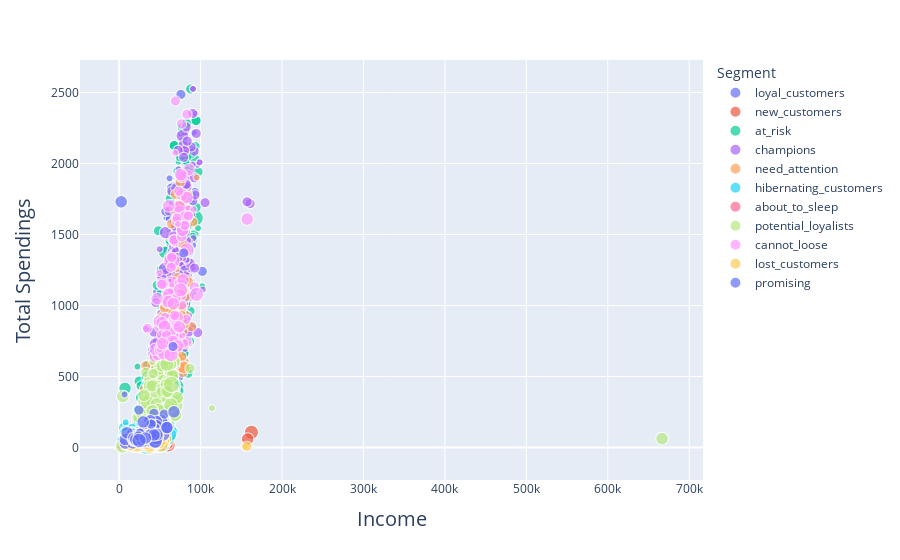

The code cell stored with this chart in its notebook:
### Code cell
fig = px.scatter(df, 
                 x='Income', 
                 y='Monetary', 
                 color='Segment', 
                 size='Family_Size', 
                 size_max=16)

fig.update_layout(
    xaxis_title='Income',
    yaxis_title='Total Spendings',
    xaxis=dict(title=dict(text='Income', font=dict(size=20))),
    yaxis=dict(title=dict(text='Total Spendings', font=dict(size=20)))
)

fig.show()

### Figure 1 — Plotly figure (JSON) as saved in the notebook; plotly's stock layout.template omitted (floating-point values rounded to 4 significant figures; data arrays with more than 128 entries replaced by an {"elided": "..."} marker saying what was removed)
{"data": [{"hovertemplate": "Segment=loyal_customers<br>Income=%{x}<br>Monetary=%{y}<br>Family_Size=%{marker.size}<extra></extra>", "legendgroup": "loyal_customers", "marker": {"color": "#636efa", "size": {"elided": "224 int values"}, "sizemode": "area", "sizeref": 0.01953, "symbol": "circle"}, "mode": "markers", "name": "loyal_customers", "showlegend": true, "type": "scattergl", "x": {"elided": "224 int values"}, "xaxis": "x", "y": {"elided": "224 int values"}, "yaxis": "y"}, {"hovertemplate": "Segment=new_customers<br>Income=%{x}<br>Monetary=%{y}<br>Family_Size=%{marker.size}<extra></extra>", "legendgroup": "new_customers", "marker": {"color": "#EF553B", "size": {"elided": "348 int values"}, "sizemode": "area", "sizeref": 0.01953, "symbol": "circle"}, "mode": "markers", "name": "new_customers", "showlegend": true, "type": "scattergl", "x": {"elided": "348 int values"}, "xaxis": "x", "y": {"elided": "348 int values"}, "yaxis": "y"}, {"hovertemplate": "Segment=at_risk<br>Income=%{x}<br>Monetary=%{y}<br>Family_Size=%{marker.size}<extra></extra>", "legendgroup": "at_risk", "marker": {"color": "#00cc96", "size": {"elided": "370 int values"}, "sizemode": "area", "sizeref": 0.01953, "symbol": "circle"}, "mode": "markers", "name": "at_risk", "showlegend": true, "type": "scattergl", "x": {"elided": "370 int values"}, "xaxis": "x", "y": {"elided": "370 int values"}, "yaxis": "y"}, {"hovertemplate": "Segment=champions<br>Income=%{x}<br>Monetary=%{y}<br>Family_Size=%{marker.size}<extra></extra>", "legendgroup": "champions", "marker": {"color": "#ab63fa", "size": {"elided": "259 int values"}, "sizemode": "area", "sizeref": 0.01953, "symbol": "circle"}, "mode": "markers", "name": "champions", "showlegend": true, "type": "scattergl", "x": {"elided": "259 int values"}, "xaxis": "x", "y": {"elided": "259 int values"}, "yaxis": "y"}, {"hovertemplate": "Segment=need_attention<br>Income=%{x}<br>Monetary=%{y}<br>Family_Size=%{marker.size}<extra></extra>", "legendgroup": "need_attention", "marker": {"color": "#FFA15A", "size": [2, 2, 2, 3, 3, 4, 1, 1, 3, 2, 2, 2, 2, 2, 2, 1, 1, 1, 1, 2, 4, 3, 1, 3, 2, 3, 3, 2, 1, 1, 2, 2, 2, 4, 2, 1, 3, 3, 2, 3, 3, 2, 1, 4, 2, 3, 2, 2, 2, 2, 1, 3, 2, 1, 2, 2, 2, 2, 1, 2, 2, 1, 3, 2, 3, 2, 2, 3, 3, 2, 3, 2, 2, 2, 1, 4, 3, 2, 4, 3, 3, 2, 2, 3, 5, 3, 1, 1, 2, 3, 3, 2, 1, 2, 3, 3, 2, 2, 2, 2, 2, 4, 2, 3, 3, 2, 2, 1, 2, 2, 3, 3, 4, 3, 2, 3, 3, 2, 2], "sizemode": "area", "sizeref": 0.01953, "symbol": "circle"}, "mode": "markers", "name": "need_attention", "showlegend": true, "type": "scattergl", "x": [55635, 70666, 89058, 57288, 65104, 59809, 62551, 66951, 61286, 69142, 72460, 81975, 79761, 72940, 77882, 69867, 68627, 82623, 84835, 68462, 50437, 53858, 84865, 60597, 75261, 41124, 65104, 71367, 76982, 72298, 65488, 66731, 69476, 71427, 58398, 87305, 74806, 79146, 74985, 62058, 43783, 82017, 73170, 56575, 82504, 51390, 62820, 71796, 67893, 59052, 85683, 42021, 78028, 95169, 36130, 30168, 68695, 79456, 71691, 71367, 79803, 81698, 39552, 56715, 62710, 77142, 74214, 48070, 65748, 55956, 46149, 78569, 71604, 71853, 70515, 58554, 53034, 59601, 56243, 57045, 69401, 77343, 68695, 50725, 64014, 42014, 74004, 67786, 76800, 63943, 42014, 78093, 78789, 75342, 79146, 37292, 51569, 71853, 85431, 90369, 78394, 65735, 64260, 54006, 69063, 62820, 46998, 71670, 55686, 32632, 56559, 32644, 48195, 55801, 76320, 51651, 61286, 69209, 57967], "xaxis": "x", "y": [590, 1076, 850, 608, 1053, 877, 421, 1117, 608, 535, 1047, 1588, 605, 981, 818, 925, 825, 940, 1190, 1670, 490, 915, 1688, 893, 1743, 506, 1053, 777, 1062, 939, 963, 1029, 1044, 614, 596, 1152, 965, 564, 1869, 450, 629, 729, 726, 542, 1066, 353, 976, 960, 995, 491, 1789, 573, 528, 1901, 488, 279, 1091, 1401, 1192, 777, 868, 1104, 384, 1020, 606, 990, 1711, 504, 545, 999, 362, 1736, 1196, 1149, 1258, 586, 447, 797, 396, 454, 690, 1134, 1091, 586, 444, 436, 1658, 1156, 641, 1106, 436, 1105, 1754, 563, 564, 460, 467, 1149, 1165, 1588, 1428, 395, 1574, 581, 928, 976, 377, 1766, 982, 576, 484, 413, 265, 527, 932, 433, 608, 1782, 468], "yaxis": "y"}, {"hovertemplate": "Segment=hibernating_customers<br>Income=%{x}<br>Monetary=%{y}<br>Family_Size=%{marker.size}<extra></extra>", "legendgroup": "hibernating_customers", "marker": {"color": "#19d3f3", "size": {"elided": "335 int values"}, "sizemode": "area", "sizeref": 0.01953, "symbol": "circle"}, "mode": "markers", "name": "hibernating_customers", "showlegend": true, "type": "scattergl", "x": {"elided": "335 int values"}, "xaxis": "x", "y": {"elided": "335 int values"}, "yaxis": "y"}, {"hovertemplate": "Segment=about_to_sleep<br>Income=%{x}<br>Monetary=%{y}<br>Family_Size=%{marker.size}<extra></extra>", "legendgroup": "about_to_sleep", "marker": {"color": "#FF6692", "size": [2, 3, 2, 3, 3, 2, 4, 3, 1, 3, 3, 4, 3, 3, 3, 3, 3, 3, 4, 3, 3, 2, 2, 2, 2, 3, 1, 4, 2, 3, 3, 3, 3, 4, 1, 4, 4, 3, 4, 2, 2, 4, 2, 3, 2, 3, 3, 3, 3, 3, 4, 3], "sizemode": "area", "sizeref": 0.01953, "symbol": "circle"}, "mode": "markers", "name": "about_to_sleep", "showlegend": true, "type": "scattergl", "x": [7500, 49389, 35790, 23957, 24882, 31160, 29315, 42386, 33996, 38823, 25315, 13260, 39453, 25851, 22063, 23228, 21675, 32892, 16927, 33564, 32892, 16269, 22634, 21282, 58401, 28427, 1730, 31454, 22634, 34853, 16531, 19740, 13724, 27116, 33996, 36732, 22108, 16014, 38725, 13533, 20194, 32889, 26642, 24882, 29819, 21059, 43815, 32765, 17649, 8820, 32144, 28427], "xaxis": "x", "y": [61, 65, 72, 68, 80, 64, 48, 100, 71, 114, 54, 49, 55, 48, 55, 40, 45, 46, 53, 71, 46, 44, 96, 46, 96, 52, 8, 48, 96, 34, 44, 55, 58, 41, 71, 47, 31, 38, 45, 48, 47, 55, 42, 80, 39, 44, 79, 46, 45, 35, 54, 52], "yaxis": "y"}, {"hovertemplate": "Segment=potential_loyalists<br>Income=%{x}<br>Monetary=%{y}<br>Family_Size=%{marker.size}<extra></extra>", "legendgroup": "potential_loyalists", "marker": {"color": "#B6E880", "size": {"elided": "207 int values"}, "sizemode": "area", "sizeref": 0.01953, "symbol": "circle"}, "mode": "markers", "name": "potential_loyalists", "showlegend": true, "type": "scattergl", "x": {"elided": "207 int values"}, "xaxis": "x", "y": {"elided": "207 int values"}, "yaxis": "y"}, {"hovertemplate": "Segment=cannot_loose<br>Income=%{x}<br>Monetary=%{y}<br>Family_Size=%{marker.size}<extra></extra>", "legendgroup": "cannot_loose", "marker": {"color": "#FF97FF", "size": [3, 2, 4, 1, 3, 3, 2, 2, 2, 3, 3, 4, 1, 3, 3, 3, 3, 3, 3, 2, 3, 1, 2, 2, 3, 2, 3, 1, 2, 2, 2, 2, 2, 2, 1, 2, 3, 4, 1, 1, 2, 2, 2, 3, 2, 1, 2, 3, 2, 3, 5, 3, 3, 2, 2, 3, 3, 1, 3, 2, 3, 2, 1, 2, 3, 2, 2, 1, 2, 2, 2, 3, 4, 3, 2, 3, 3, 3, 3, 2, 2, 3, 3, 2, 3, 3, 3, 3, 2, 2, 2, 2, 3, 2, 3, 3, 2, 2, 2, 2, 3, 2, 1, 3, 2, 2, 4, 1, 4, 2, 3, 3, 1, 3, 2, 3, 3, 4], "sizemode": "area", "sizeref": 0.01953, "symbol": "circle"}, "mode": "markers", "name": "cannot_loose", "showlegend": true, "type": "scattergl", "x": [76995, 84618, 60631, 86037, null, 157243, 66973, 69661, 83790, 62745, 66313, 50898, 77457, 66334, 71113, 70777, 75072, 49269, 56937, 83151, 60093, 55614, 59432, 66565, 62807, 58330, 59304, 68743, 66476, 78901, 43185, 59111, 82224, 58330, 75127, 74250, 70421, 59666, 48789, 81702, 76630, 55260, 78331, 83033, 77583, 75127, 53700, 54753, 80573, 65569, 64504, 47703, 44529, 69098, 67023, 59925, 85606, 63285, 68142, 67369, 50965, 84618, 77297, 84906, 77766, 76653, 73450, 49118, 83151, 76542, 92533, 52852, 94871, 62807, 70379, 76998, 46772, 73538, 55759, 51983, 63972, 52973, 77766, 62335, 73705, 61064, 55012, 64813, 80398, 58086, 69901, 64590, 71232, 82122, 78416, 75702, 52513, 80739, 69932, 70300, 60491, 80573, 91249, 65814, 34445, 68117, 75330, 49767, 83273, 71128, 71866, 66476, 72217, 53230, 84906, 60896, 73807, 63777], "xaxis": "x", "y": [1782, 1672, 661, 730, 725, 1608, 1282, 834, 1615, 1117, 770, 859, 1157, 1161, 835, 787, 1073, 890, 906, 747, 735, 682, 663, 1065, 819, 1064, 1048, 2074, 689, 734, 637, 869, 902, 1064, 833, 1158, 767, 1027, 680, 1633, 1003, 1139, 1638, 1761, 1149, 833, 694, 728, 1564, 859, 1314, 655, 691, 2440, 906, 766, 1956, 1103, 1459, 1461, 685, 1672, 789, 1631, 1529, 2279, 1804, 1229, 2346, 1483, 1131, 879, 1078, 819, 860, 1910, 1048, 1658, 854, 793, 1269, 1152, 1529, 708, 1695, 1080, 660, 745, 1597, 792, 882, 1338, 917, 1382, 1179, 1921, 1149, 1633, 1049, 1596, 1028, 1564, 1676, 747, 839, 930, 1109, 692, 1392, 1615, 715, 1013, 1573, 732, 1631, 1701, 849, 653], "yaxis": "y"}, {"hovertemplate": "Segment=lost_customers<br>Income=%{x}<br>Monetary=%{y}<br>Family_Size=%{marker.size}<extra></extra>", "legendgroup": "lost_customers", "marker": {"color": "#FECB52", "size": [2, 3, 3, 4, 3, 3, 4, 2, 4, 5, 2, 2, 3, 3, 3, 3, 3, 2, 4, 3, 3, 2, 2, 3, 2, 4, 4, 3, 3, 2, 2, 4, 1, 3, 1, 2, 3, 4, 4, 3, 4, 4, 4, 2, 3, 4, 3, 3, 3, 3, 4, 3, 3, 4, 1, 3, 3, 3, 3, 2, 2, 2, 3, 4, 3, 3, 2, 3, 4, 4, 3, 4, 3, 2, 2, 4, 4, 4, 4, 3, 3, 2, 4, 2, 4, 3, 3, 3, 3, 2, 4, 3, 3, 2, 3, 3, 3, 2, 4, 3, 4, 3, 3, 4, 2, 4, 3, 4, 2, 2, 4, 3], "sizemode": "area", "sizeref": 0.01953, "symbol": "circle"}, "mode": "markers", "name": "lost_customers", "showlegend": true, "type": "scattergl", "x": [42429, 20559, 41728, 29440, 23626, 24594, 30753, 30992, 38853, 38285, 28249, 36640, 29604, 44794, 45204, 18701, 46377, 12571, 28839, 34421, 33181, 31615, 30822, 7500, 20130, 38415, 27203, 24683, 39548, 24221, 23910, 35791, 31632, 13624, 153924, 14661, 44794, 41452, 17144, 56850, 30772, 35441, 15072, 7500, 19485, 51111, 47889, 25443, 39771, 27922, 46106, 28440, 31056, 38998, 22304, 39722, 40479, 25930, 23091, 14421, 20130, 22327, 38197, 40521, 42997, 34043, 23148, 37971, 35791, null, 39996, 43142, 54132, 40304, 9255, 51411, 37054, 38998, 17144, 24594, 22448, 41473, 42231, 24336, 42033, 41154, 17688, 37244, 21955, 28249, 44689, 18701, 21840, 27071, 22280, 44503, 31535, 36038, 13672, 30368, 27943, 38680, 45057, 48794, null, 42554, 34350, 48699, 30992, 156924, 36807, 34421], "xaxis": "x", "y": [67, 53, 55, 56, 43, 29, 81, 43, 45, 10, 43, 65, 53, 65, 114, 44, 90, 53, 32, 30, 16, 51, 51, 36, 34, 44, 64, 41, 54, 55, 67, 35, 95, 36, 6, 26, 65, 16, 47, 63, 20, 39, 53, 15, 10, 55, 67, 32, 50, 41, 54, 63, 55, 54, 18, 47, 15, 15, 48, 16, 34, 24, 40, 21, 15, 49, 37, 30, 35, 45, 15, 20, 42, 57, 22, 18, 25, 54, 47, 29, 55, 76, 37, 31, 25, 69, 11, 55, 55, 43, 34, 44, 27, 35, 13, 48, 51, 47, 25, 52, 37, 79, 50, 54, 47, 41, 48, 40, 43, 8, 16, 30], "yaxis": "y"}, {"hovertemplate": "Segment=promising<br>Income=%{x}<br>Monetary=%{y}<br>Family_Size=%{marker.size}<extra></extra>", "legendgroup": "promising", "marker": {"color": "#636efa", "size": [3, 2, 2, 2, 3, 4, 4, 3, 2, 2, 1, 3, 2, 2, 4, 2, 4, 4, 3, 2, 3, 2, 3, 3, 3, 2, 3, 4, 2, 2, 3, 3, 3, 3, 3, 3, 3, 2, 3, 4, 3, 3, 2, 2, 2, 3, 3, 3, 3, 3, 1, 2, 2, 3, 3, 3, 3, 4, 2, 3, 2, 3, 3, 4, 3, 3, 4, 3, 2, 3, 3, 2, 1, 2, 2, 3, 4, 4, 4, 4, 3, 2, 3, 3, 2, 3, 2, 3, 3, 3, 3, 2, 3, 3, 2, 4], "sizemode": "area", "sizeref": 0.01953, "symbol": "circle"}, "mode": "markers", "name": "promising", "showlegend": true, "type": "scattergl", "x": [7500, 38557, 32557, 34176, 55375, 50447, 53537, 22070, 31788, 42670, 41411, 38578, 27213, 24279, 36443, 21474, 51287, 26850, 17459, 55282, 47570, 33249, 40662, 35523, 20425, 21359, 25130, 34026, 34176, 24762, 35797, 35641, 41021, 15716, 35340, 34053, 46423, 33168, 25959, 16860, 38578, 31605, 79410, 41986, 66000, 47139, 45579, 43050, 7500, 18393, 6560, 35876, 33249, 17256, 67267, 21355, 37716, 24639, 20981, 33039, 27242, 37401, 31928, 45203, 18793, 19444, 44078, 34213, 20193, 9722, 38175, 16653, 45576, 39763, 25509, 39435, 34026, 41580, 45759, 44359, 38236, 25509, 58646, 46423, 39146, 29009, 30828, 20425, 58646, 27733, 29435, 23539, 42769, 32146, null, 24434], "xaxis": "x", "y": [31, 145, 80, 89, 162, 148, 93, 67, 60, 241, 139, 73, 70, 263, 138, 91, 182, 63, 69, 235, 121, 112, 92, 66, 57, 48, 50, 76, 89, 86, 68, 178, 64, 92, 45, 103, 92, 122, 56, 38, 73, 125, 1370, 63, 711, 83, 183, 76, 57, 50, 373, 129, 112, 62, 251, 68, 188, 44, 73, 78, 106, 48, 72, 147, 77, 54, 41, 117, 82, 103, 153, 69, 145, 167, 101, 102, 76, 92, 68, 45, 88, 101, 140, 92, 165, 44, 56, 57, 140, 57, 180, 81, 88, 66, 1679, 50], "yaxis": "y"}], "layout": {"legend": {"itemsizing": "constant", "title": {"text": "Segment"}, "tracegroupgap": 0}, "margin": {"t": 60}, "xaxis": {"anchor": "y", "domain": [0, 1], "title": {"font": {"size": 20}, "text": "Income"}}, "yaxis": {"anchor": "x", "domain": [0, 1], "title": {"font": {"size": 20}, "text": "Total Spendings"}}}}
